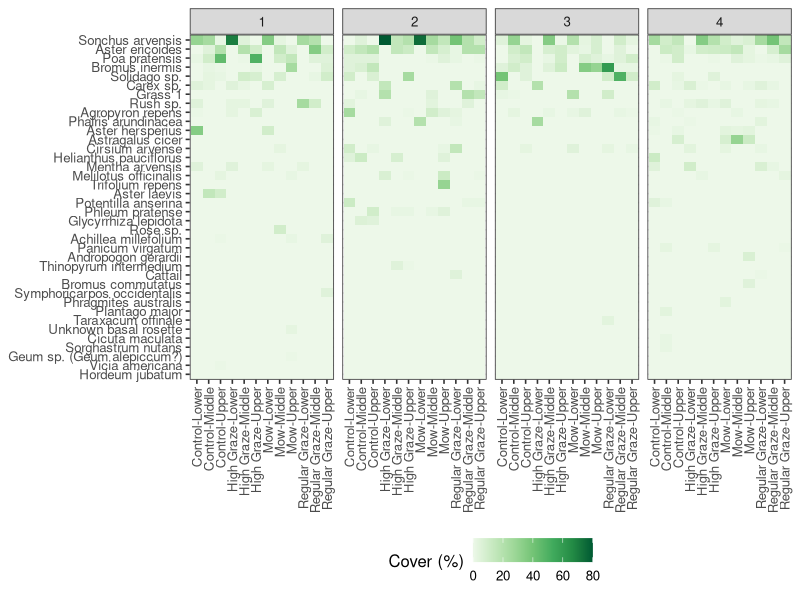

Reproduce this figure in R.
## ---- chunk 1
library(tidyverse)
library(readxl)
library(RColorBrewer)
## ---- chunk 2
data <- read_excel(here::here("./notebooks/MBFI EXT 28 Keep Grazing Data 2019.xlsx"), sheet = 1)  %>% 
  mutate_all(~str_replace(., "<1", "0.1")) %>% 
  mutate(across(everything(), ~replace_na(.x, "0"))) %>% 
  mutate(across(`Poa pratensis`: `Phragmites australis`, ~as.numeric(.x))) %>%
  mutate(Plot = case_when(Plot == "High Density" ~ "High Graze",
                          Plot == "Low Density" ~ "Regular Graze", 
                          TRUE ~ Plot)) %>%
  mutate(`Area in landscape` = case_when(`Area in landscape` == "Upland" ~ "Upper",
                                         `Area in landscape` == "Midland" ~ "Middle",
                                         `Area in landscape` == "Lowland" ~ "Lower")) %>%
  pivot_longer(cols = `Poa pratensis`: `Phragmites australis`, names_to = "Plant", values_to = "Cover (%)") %>%
  mutate(location = paste(Plot, `Area in landscape`, sep= "-")) %>%
  mutate(total = sum(`Cover (%)`), .by = "Plant") %>%
  filter(total > 0) %>%
  arrange(total) %>%
  mutate(Plant = factor(Plant, level = unique(Plant)))
## ---- chunk 3

#| label: fig-cover-plant
#| fig-cap: "Initial year (2019) cover assessment using the foliar cover method for each plot within the four riparian zones"
#| fig-alt: "Heat map showing the plant species composition using the foliar cover method (%)."
#| 
p1 <- ggplot(data, aes(location, Plant, fill = `Cover (%)`)) + 
  geom_tile() +
  theme_bw(base_size = 12) +
  theme(axis.text.x = element_text(angle = 90, vjust = 0.5, hjust=1),
        axis.title = element_blank(),
        legend.position = "bottom") +
  scale_fill_distiller(palette = "Greens", direction = 0) +
  facet_wrap(~Site, ncol = 4, scales = "free_x")
p1
#ggsave(plot = p1, filename = "plant_composition.png", width = 300, height = 250, units = "mm", dpi = 600) 
